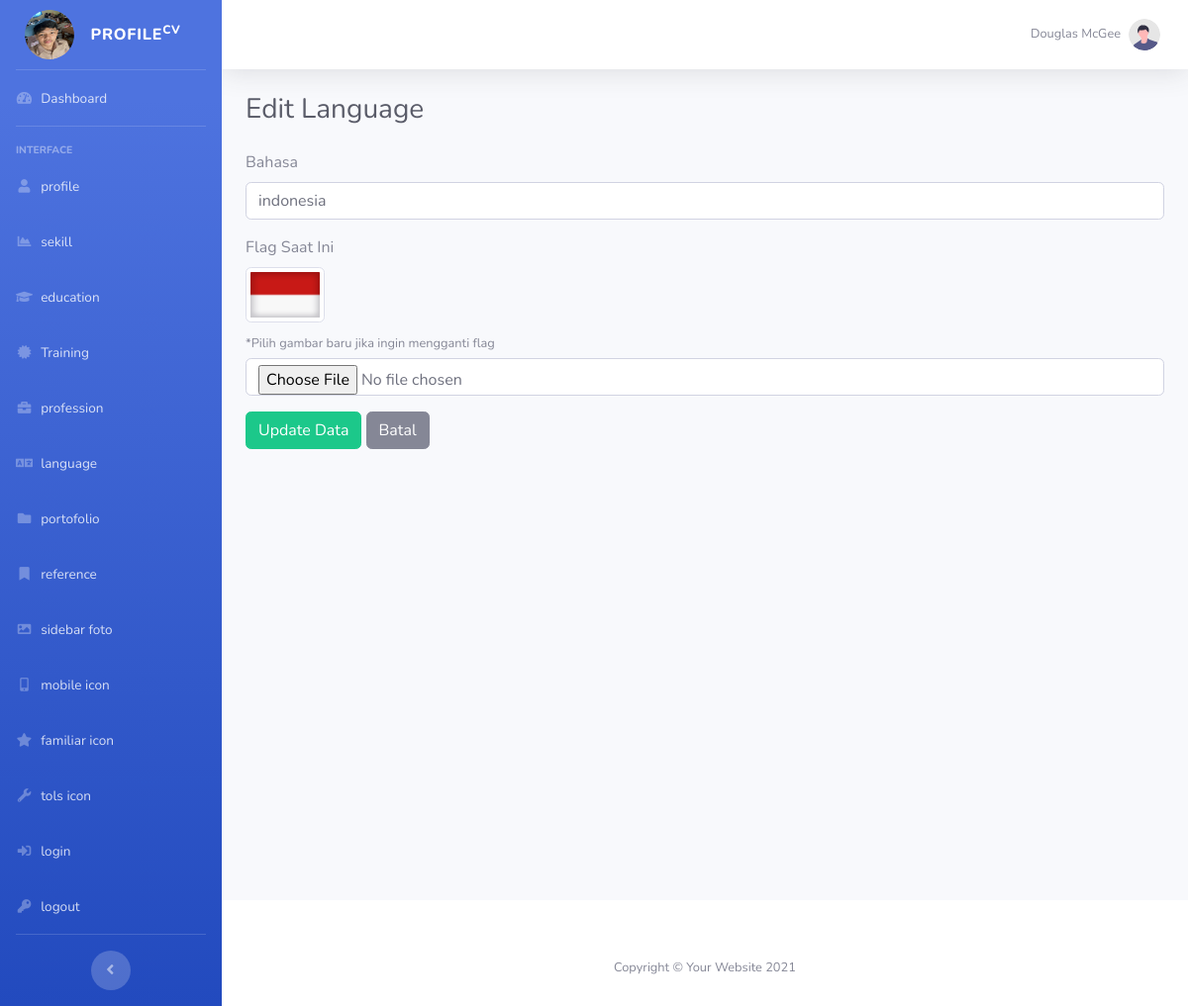
The page /update_form_language.php?id_language=1 (signed in) on the database its author committed.
### tables this page shows
CREATE TABLE `language` (
  `id_language` int(11) NOT NULL,
  `bahasa` varchar(200) NOT NULL,
  `flag` varchar(200) NOT NULL
);

### update_form_language.php (the view, shortened to what this page needs)
<?php
include "connection.php";
$id_language = mysqli_real_escape_string($koneksi, $_GET['id_language']);
$query = mysqli_query($koneksi, "SELECT * FROM language WHERE id_language='$id_language'");
$data  = mysqli_fetch_object($query);
?>
<?php include "header.php"; ?>
<body id="page-top">
    <div id="wrapper">
        <?php include "sidebar.php"; ?>
        <div id="content-wrapper" class="d-flex flex-column">
            <div id="content">
                <?php include "topbar.php"; ?>
                <div class="container-fluid">
                    <div class="d-sm-flex align-items-center justify-content-between mb-4">
                        <h1 class="h3 mb-0 text-gray-800">Edit Language</h1>
                    </div>
                    <form action="action_update_language.php" method="POST" enctype="multipart/form-data">
                        <div class="form-group mb-3">
                            <label>Bahasa</label>
                            <input type="text" name="bahasa" class="form-control" value="<?= htmlspecialchars($data->bahasa) ?>" required>
                        </div>
                        <div class="form-group mb-3">
                            <label>Flag Saat Ini</label><br>
                            <?php if (!empty($data->flag) && file_exists(__DIR__ . "/flag/" . $data->flag)) : ?>
                                <img src="flag/<?= $data->flag ?>" width="80" class="img-thumbnail mb-2"><br>
                            <?php else : ?>
                                <span class="text-muted"><small>Tidak ada gambar bendera saat ini</small></span><br>
                            <?php endif; ?>
                            <small class="text-muted">*Pilih gambar baru jika ingin mengganti flag</small>
                            <input type="file" name="flag" class="form-control mt-1" accept="image/*">
                        </div>
                        <button type="submit" class="btn btn-success">Update Data</button>
                        <a href="tabel_language.php" class="btn btn-secondary">Batal</a>
                    </form>
                </div>
            </div>
            <?php include "footer.php"; ?>
        </div>
    </div>
</body>
</html>

### rows shown on the page
language: bahasa "indonesia", flag (picture)
